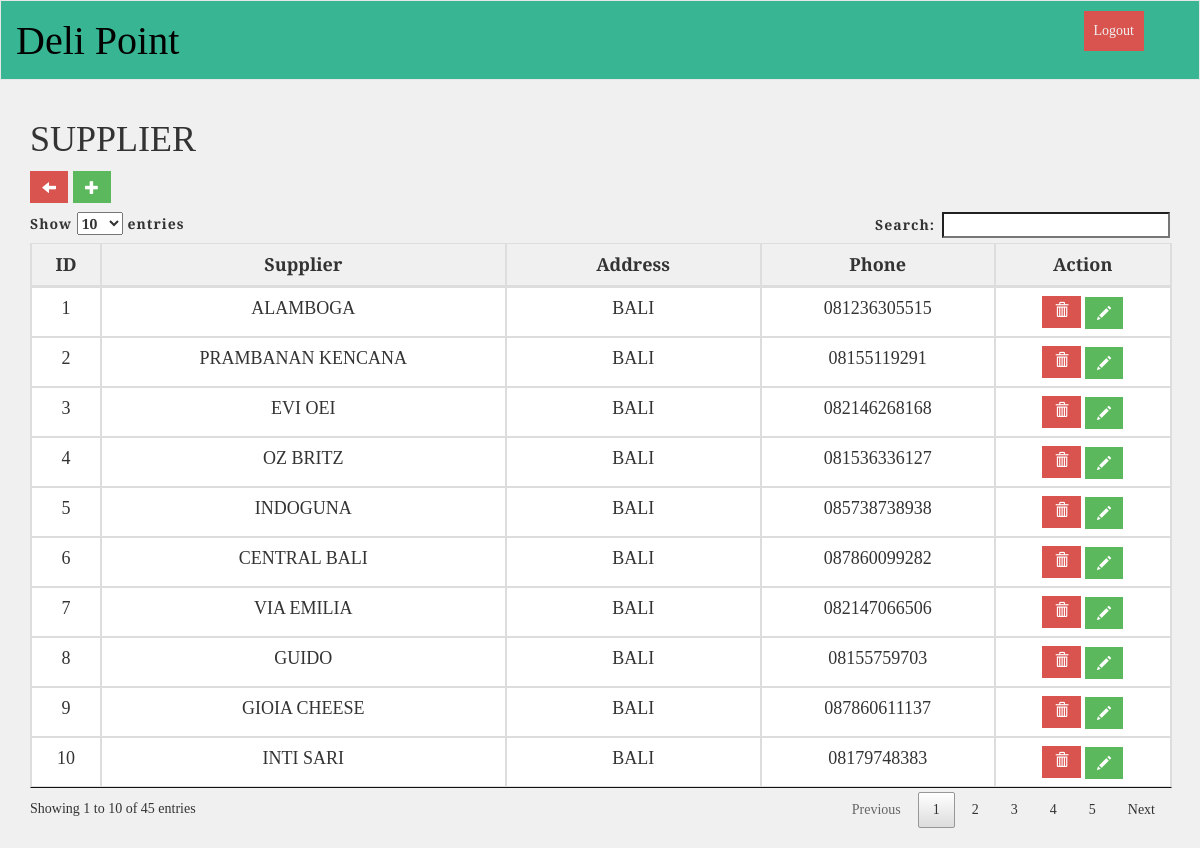
The page /supplier.php (signed in) on the database its author committed.
### tables this page shows
CREATE TABLE `tb_supplier` (
  `id_supplier` int(11) NOT NULL AUTO_INCREMENT,
  `nm_supplier` varchar(200) DEFAULT NULL,
  `address` varchar(200) DEFAULT NULL,
  `no_hp` varchar(200) DEFAULT NULL,
  PRIMARY KEY (`id_supplier`)
);

### supplier.php (the view, shortened to what this page needs)
<!DOCTYPE html>
<html>
<?php
include_once 'koneksi.php';
$supplier = mysqli_query($conn, "SELECT * FROM tb_supplier");
?>
    <?php include("./templates/header.php"); ?>
	<link rel="stylesheet" type="text/css" href="./css/stockStyle.css">
	<body>
        <div class="container-fluid" style="">
            <div class="row">
                <div class="col-md-12 header">
                    <nav class="navbar navbar-default" role="navigation">
                        <div class="container-fluid">
                            <div class="navbar-header">
                                <a class="navbar-brand" style="font-size: 40px;" href="#">Deli Point</a>
                            </div>
                            <div class="collapse navbar-collapse navbar-ex1-collapse">
                                <ul class="nav navbar-nav navbar-right">
                                    <li><a type="button" class="btn btn-danger" style="margin: 10px; padding: 10px;" href="logout.php">Logout</a></li>
                                    <li><a href=""> </a></li>
                                </ul>
                            </div>
                        </div>
                    </nav>
                </div>
            </div>
        </div>
        <div class="container">
            <div class="row">
                <div class="col-md-12" id="mytable">
                <table id="example" class="table table-bordered" style="width: 100%;">
                    <h1>SUPPLIER</h1>
                    <a href="administrator.php" style="margin:0 5px 10px 0" type="button" class="btn btn-danger glyphicon glyphicon-arrow-left" ></a>
                    <button class="btn btn-success glyphicon glyphicon-plus" style="margin-bottom:10px" data-toggle="modal" data-target="#exampleModal"></button>
                    <thead>
                        <tr>
                            <th>ID</th>
                            <th>Supplier</th>
                            <th>Address</th>
                            <th>Phone</th>
                            <th>Action</th>
                        </tr>
                    </thead>
                    <tbody>
                        <?php
                        if(count($supplier)>0)
                        {
                            $no=1;
                            foreach ($supplier as $data) {?>
                            <tr>
                                <td><?php echo $no ?></td>
                                <td><?php echo $data["nm_supplier"];?></td>
                                <td><?php echo $data["address"];?></td>
                                <td><?php echo $data["no_hp"];?></td>
                                <td>
                                    <button class="btn btn-danger deleteCategory" id="<?php echo $data['id_supplier']; ?>"><span class="glyphicon glyphicon-trash"></span></button>
                                    <a type="button" class="btn btn-success glyphicon glyphicon-pencil" href="edit_supplier.php?id=<?php echo $data['id_supplier']?>"></a>
                                </td>
                            </tr>
                            <?php
                            $no++;
                            }
                        }
                        ?>
                    </tbody>
                </table>
            </div>
        </div>
		<?php include("./templates/footer.php"); ?>
	</body>
</html>

### css/stockStyle.css (style rules this page uses)
html,body { font-family: 'Slabo 27px', serif; background-color: #f0f0f0; }
#example, th, td { font-size: 18px; text-align: center; width: auto; }
.navbar-default .navbar-nav>li>a { color: #f0f0f0 !important; }

### templates/header.php (style rules this page uses)
.header { border-radius:0px; padding-left:0px; padding-right:0px; }
.navbar-default { background-color: #38B593; border-radius:0px; height:80px; }
.navbar-brand { font-size: 40px; margin-top:15px; color:black !important; }
.btn { border: none; }

### rows shown on the page
tb_supplier: nm_supplier "ALAMBOGA", address "BALI", no_hp "081236305515"
tb_supplier: nm_supplier "PRAMBANAN KENCANA", address "BALI", no_hp "08155119291"
tb_supplier: nm_supplier "EVI OEI", address "BALI", no_hp "082146268168"
tb_supplier: nm_supplier "OZ BRITZ", address "BALI", no_hp "081536336127"
tb_supplier: nm_supplier "INDOGUNA", address "BALI", no_hp "085738738938"
tb_supplier: nm_supplier "CENTRAL BALI", address "BALI", no_hp "087860099282"
tb_supplier: nm_supplier "VIA EMILIA", address "BALI", no_hp "082147066506"
tb_supplier: nm_supplier "GUIDO", address "BALI", no_hp "08155759703"
tb_supplier: nm_supplier "GIOIA CHEESE", address "BALI", no_hp "087860611137"
tb_supplier: nm_supplier "INTI SARI", address "BALI", no_hp "08179748383"
